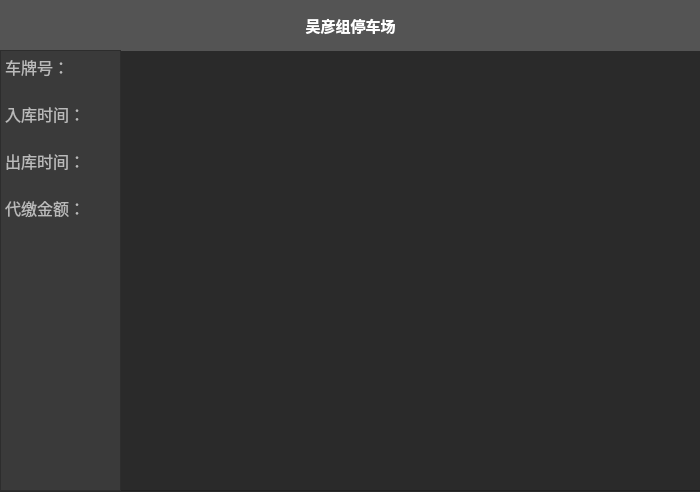
<?xml version="1.0" encoding="UTF-8"?>
<ui version="4.0">
 <class>driver_view</class>
 <widget class="QDialog" name="driver_view">
  <property name="geometry">
   <rect>
    <x>0</x>
    <y>0</y>
    <width>700</width>
    <height>492</height>
   </rect>
  </property>
  <property name="windowTitle">
   <string>Dialog</string>
  </property>
  <property name="styleSheet">
   <string notr="true">background-color: rgb(42, 42, 42);</string>
  </property>
  <widget class="QTextBrowser" name="txt_right">
   <property name="geometry">
    <rect>
     <x>120</x>
     <y>50</y>
     <width>581</width>
     <height>441</height>
    </rect>
   </property>
   <property name="font">
    <font>
     <family>方正姚体</family>
     <pointsize>13</pointsize>
    </font>
   </property>
  </widget>
  <widget class="QLabel" name="back_top">
   <property name="geometry">
    <rect>
     <x>0</x>
     <y>0</y>
     <width>701</width>
     <height>51</height>
    </rect>
   </property>
   <property name="palette">
    <palette>
     <active>
      <colorrole role="WindowText">
       <brush brushstyle="SolidPattern">
        <color alpha="255">
         <red>255</red>
         <green>255</green>
         <blue>255</blue>
        </color>
       </brush>
      </colorrole>
      <colorrole role="Button">
       <brush brushstyle="SolidPattern">
        <color alpha="255">
         <red>84</red>
         <green>84</green>
         <blue>84</blue>
        </color>
       </brush>
      </colorrole>
      <colorrole role="Base">
       <brush brushstyle="SolidPattern">
        <color alpha="255">
         <red>84</red>
         <green>84</green>
         <blue>84</blue>
        </color>
       </brush>
      </colorrole>
      <colorrole role="Window">
       <brush brushstyle="SolidPattern">
        <color alpha="255">
         <red>84</red>
         <green>84</green>
         <blue>84</blue>
        </color>
       </brush>
      </colorrole>
     </active>
     <inactive>
      <colorrole role="WindowText">
       <brush brushstyle="SolidPattern">
        <color alpha="255">
         <red>255</red>
         <green>255</green>
         <blue>255</blue>
        </color>
       </brush>
      </colorrole>
      <colorrole role="Button">
       <brush brushstyle="SolidPattern">
        <color alpha="255">
         <red>84</red>
         <green>84</green>
         <blue>84</blue>
        </color>
       </brush>
      </colorrole>
      <colorrole role="Base">
       <brush brushstyle="SolidPattern">
        <color alpha="255">
         <red>84</red>
         <green>84</green>
         <blue>84</blue>
        </color>
       </brush>
      </colorrole>
      <colorrole role="Window">
       <brush brushstyle="SolidPattern">
        <color alpha="255">
         <red>84</red>
         <green>84</green>
         <blue>84</blue>
        </color>
       </brush>
      </colorrole>
     </inactive>
     <disabled>
      <colorrole role="WindowText">
       <brush brushstyle="SolidPattern">
        <color alpha="255">
         <red>120</red>
         <green>120</green>
         <blue>120</blue>
        </color>
       </brush>
      </colorrole>
      <colorrole role="Button">
       <brush brushstyle="SolidPattern">
        <color alpha="255">
         <red>84</red>
         <green>84</green>
         <blue>84</blue>
        </color>
       </brush>
      </colorrole>
      <colorrole role="Base">
       <brush brushstyle="SolidPattern">
        <color alpha="255">
         <red>84</red>
         <green>84</green>
         <blue>84</blue>
        </color>
       </brush>
      </colorrole>
      <colorrole role="Window">
       <brush brushstyle="SolidPattern">
        <color alpha="255">
         <red>84</red>
         <green>84</green>
         <blue>84</blue>
        </color>
       </brush>
      </colorrole>
     </disabled>
    </palette>
   </property>
   <property name="font">
    <font>
     <family>方正姚体</family>
     <pointsize>11</pointsize>
     <weight>75</weight>
     <bold>true</bold>
    </font>
   </property>
   <property name="styleSheet">
    <string notr="true">background-color: rgb(84, 84, 84);</string>
   </property>
   <property name="text">
    <string>吴彦组停车场</string>
   </property>
   <property name="alignment">
    <set>Qt::AlignCenter</set>
   </property>
  </widget>
  <widget class="QTextBrowser" name="txt_left">
   <property name="geometry">
    <rect>
     <x>0</x>
     <y>50</y>
     <width>121</width>
     <height>441</height>
    </rect>
   </property>
   <property name="font">
    <font>
     <family>方正姚体</family>
     <pointsize>11</pointsize>
    </font>
   </property>
   <property name="styleSheet">
    <string notr="true">
background-color: rgb(58, 58, 58);</string>
   </property>
   <property name="html">
    <string>&lt;!DOCTYPE HTML PUBLIC &quot;-//W3C//DTD HTML 4.0//EN&quot; &quot;http://www.w3.org/TR/REC-html40/strict.dtd&quot;&gt;
&lt;html&gt;&lt;head&gt;&lt;meta name=&quot;qrichtext&quot; content=&quot;1&quot; /&gt;&lt;style type=&quot;text/css&quot;&gt;
p, li { white-space: pre-wrap; }
&lt;/style&gt;&lt;/head&gt;&lt;body style=&quot; font-family:'方正姚体'; font-size:11pt; font-weight:400; font-style:normal;&quot;&gt;
&lt;p style=&quot; margin-top:0px; margin-bottom:0px; margin-left:0px; margin-right:0px; -qt-block-indent:0; text-indent:0px;&quot;&gt;&lt;span style=&quot; font-family:'SimSun'; font-size:12pt; color:#bababa;&quot;&gt;车牌号：&lt;/span&gt;&lt;/p&gt;
&lt;p style=&quot;-qt-paragraph-type:empty; margin-top:0px; margin-bottom:0px; margin-left:0px; margin-right:0px; -qt-block-indent:0; text-indent:0px; font-family:'SimSun'; font-size:12pt; color:#bababa;&quot;&gt;&lt;br /&gt;&lt;/p&gt;
&lt;p style=&quot; margin-top:0px; margin-bottom:0px; margin-left:0px; margin-right:0px; -qt-block-indent:0; text-indent:0px;&quot;&gt;&lt;span style=&quot; font-family:'SimSun'; font-size:12pt; color:#bababa;&quot;&gt;入库时间：&lt;/span&gt;&lt;/p&gt;
&lt;p style=&quot;-qt-paragraph-type:empty; margin-top:0px; margin-bottom:0px; margin-left:0px; margin-right:0px; -qt-block-indent:0; text-indent:0px; font-family:'SimSun'; font-size:12pt; color:#bababa;&quot;&gt;&lt;br /&gt;&lt;/p&gt;
&lt;p style=&quot; margin-top:0px; margin-bottom:0px; margin-left:0px; margin-right:0px; -qt-block-indent:0; text-indent:0px;&quot;&gt;&lt;span style=&quot; font-family:'SimSun'; font-size:12pt; color:#bababa;&quot;&gt;出库时间：&lt;/span&gt;&lt;/p&gt;
&lt;p style=&quot;-qt-paragraph-type:empty; margin-top:0px; margin-bottom:0px; margin-left:0px; margin-right:0px; -qt-block-indent:0; text-indent:0px; font-family:'SimSun'; font-size:12pt; color:#bababa;&quot;&gt;&lt;br /&gt;&lt;/p&gt;
&lt;p style=&quot; margin-top:0px; margin-bottom:0px; margin-left:0px; margin-right:0px; -qt-block-indent:0; text-indent:0px;&quot;&gt;&lt;span style=&quot; font-family:'SimSun'; font-size:12pt; color:#bababa;&quot;&gt;代缴金额：&lt;/span&gt;&lt;/p&gt;
&lt;p style=&quot;-qt-paragraph-type:empty; margin-top:0px; margin-bottom:0px; margin-left:0px; margin-right:0px; -qt-block-indent:0; text-indent:0px; font-family:'SimSun'; font-size:12pt; color:#bababa;&quot;&gt;&lt;br /&gt;&lt;/p&gt;&lt;/body&gt;&lt;/html&gt;</string>
   </property>
  </widget>
 </widget>
 <resources/>
 <connections/>
</ui>
